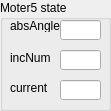
   <widget class="QGroupBox" name="grpMoter5State">
    <property name="geometry">
     <rect>
      <x>1210</x>
      <y>430</y>
      <width>111</width>
      <height>111</height>
     </rect>
    </property>
    <property name="title">
     <string>Moter5 state</string>
    </property>
    <widget class="QLabel" name="labMoter5AbsAngle">
     <property name="geometry">
      <rect>
       <x>10</x>
       <y>20</y>
       <width>54</width>
       <height>12</height>
      </rect>
     </property>
     <property name="text">
      <string>absAngle</string>
     </property>
    </widget>
    <widget class="QLabel" name="labMoter5AddAngle">
     <property name="geometry">
      <rect>
       <x>10</x>
       <y>50</y>
       <width>54</width>
       <height>16</height>
      </rect>
     </property>
     <property name="text">
      <string>incNum</string>
     </property>
    </widget>
    <widget class="QLabel" name="labMoter5Current">
     <property name="geometry">
      <rect>
       <x>10</x>
       <y>80</y>
       <width>54</width>
       <height>16</height>
      </rect>
     </property>
     <property name="text">
      <string>current</string>
     </property>
    </widget>
    <widget class="QLineEdit" name="edtMoter5AbsAngle">
     <property name="geometry">
      <rect>
       <x>60</x>
       <y>20</y>
       <width>41</width>
       <height>20</height>
      </rect>
     </property>
    </widget>
    <widget class="QLineEdit" name="edtMoter5AddAngle">
     <property name="geometry">
      <rect>
       <x>60</x>
       <y>50</y>
       <width>41</width>
       <height>20</height>
      </rect>
     </property>
    </widget>
    <widget class="QLineEdit" name="edtMoter5Current">
     <property name="geometry">
      <rect>
       <x>60</x>
       <y>80</y>
       <width>41</width>
       <height>20</height>
      </rect>
     </property>
    </widget>
   </widget>
